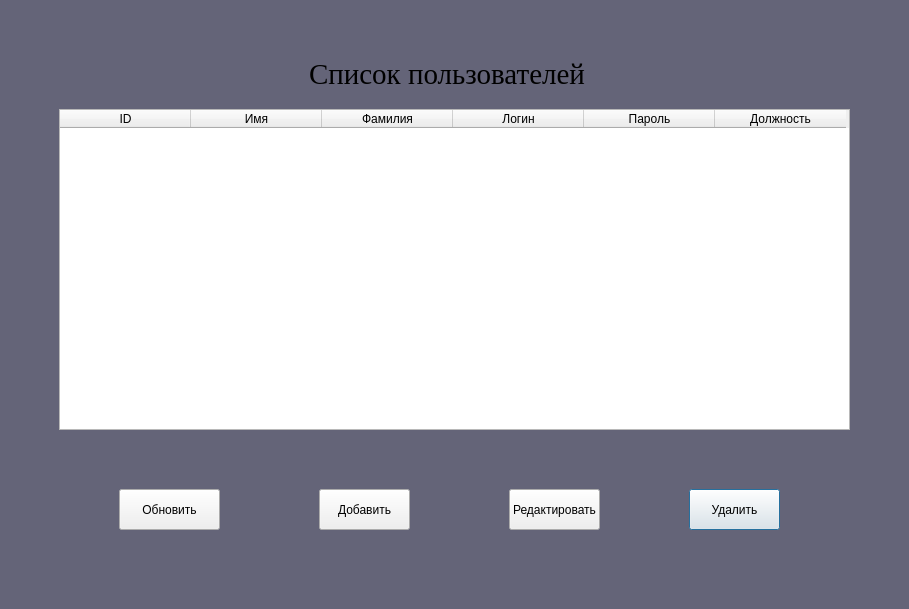
<?xml version="1.0" encoding="UTF-8"?>
<ui version="4.0">
 <class>users</class>
 <widget class="QDialog" name="users">
  <property name="geometry">
   <rect>
    <x>0</x>
    <y>0</y>
    <width>909</width>
    <height>609</height>
   </rect>
  </property>
  <property name="sizePolicy">
   <sizepolicy hsizetype="Fixed" vsizetype="Fixed">
    <horstretch>0</horstretch>
    <verstretch>0</verstretch>
   </sizepolicy>
  </property>
  <property name="windowTitle">
   <string>Справочник пользователей</string>
  </property>
  <widget class="QFrame" name="background">
   <property name="enabled">
    <bool>true</bool>
   </property>
   <property name="geometry">
    <rect>
     <x>-1</x>
     <y>-1</y>
     <width>921</width>
     <height>611</height>
    </rect>
   </property>
   <property name="autoFillBackground">
    <bool>false</bool>
   </property>
   <property name="styleSheet">
    <string notr="true">#background {
background-color: rgb(100, 100, 120)
}</string>
   </property>
   <property name="frameShape">
    <enum>QFrame::StyledPanel</enum>
   </property>
   <property name="frameShadow">
    <enum>QFrame::Raised</enum>
   </property>
   <widget class="QTableWidget" name="tableusers">
    <property name="geometry">
     <rect>
      <x>60</x>
      <y>110</y>
      <width>791</width>
      <height>321</height>
     </rect>
    </property>
    <property name="rowCount">
     <number>0</number>
    </property>
    <attribute name="horizontalHeaderMinimumSectionSize">
     <number>40</number>
    </attribute>
    <attribute name="horizontalHeaderDefaultSectionSize">
     <number>131</number>
    </attribute>
    <column>
     <property name="text">
      <string>ID</string>
     </property>
    </column>
    <column>
     <property name="text">
      <string>Имя</string>
     </property>
    </column>
    <column>
     <property name="text">
      <string>Фамилия</string>
     </property>
    </column>
    <column>
     <property name="text">
      <string>Логин</string>
     </property>
    </column>
    <column>
     <property name="text">
      <string>Пароль</string>
     </property>
    </column>
    <column>
     <property name="text">
      <string>Должность</string>
     </property>
    </column>
   </widget>
   <widget class="QLabel" name="label">
    <property name="geometry">
     <rect>
      <x>310</x>
      <y>50</y>
      <width>281</width>
      <height>51</height>
     </rect>
    </property>
    <property name="font">
     <font>
      <family>Times New Roman</family>
      <pointsize>22</pointsize>
     </font>
    </property>
    <property name="text">
     <string>Список пользователей</string>
    </property>
   </widget>
   <widget class="QPushButton" name="deletebutton">
    <property name="geometry">
     <rect>
      <x>690</x>
      <y>490</y>
      <width>91</width>
      <height>41</height>
     </rect>
    </property>
    <property name="text">
     <string>Удалить</string>
    </property>
   </widget>
   <widget class="QPushButton" name="addbutton">
    <property name="geometry">
     <rect>
      <x>320</x>
      <y>490</y>
      <width>91</width>
      <height>41</height>
     </rect>
    </property>
    <property name="text">
     <string>Добавить</string>
    </property>
   </widget>
   <widget class="QPushButton" name="updatebutton">
    <property name="geometry">
     <rect>
      <x>120</x>
      <y>490</y>
      <width>101</width>
      <height>41</height>
     </rect>
    </property>
    <property name="text">
     <string>Обновить</string>
    </property>
   </widget>
   <widget class="QPushButton" name="editbutton">
    <property name="geometry">
     <rect>
      <x>510</x>
      <y>490</y>
      <width>91</width>
      <height>41</height>
     </rect>
    </property>
    <property name="text">
     <string>Редактировать</string>
    </property>
   </widget>
  </widget>
 </widget>
 <resources/>
 <connections/>
</ui>
